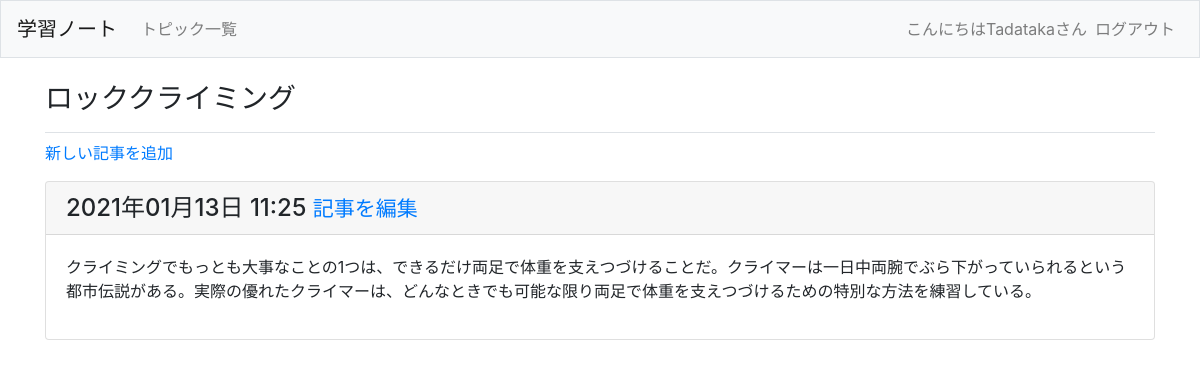
The page /topics/2/ (signed in) on the database its author committed.
### learning_logs/models.py (models this page shows, shortened)
class Topic(models.Model):#(p193)
    text = models.CharField(max_length=200)
    date_added = models.DateTimeField(auto_now_add=True)
    owner = models.ForeignKey(User, on_delete=models.CASCADE)#Userを外部キーとして関連付けた(p248)
    def __str__(self):
        return self.text

class Entry(models.Model):
    topic = models.ForeignKey(Topic, on_delete=models.CASCADE)#topicを外部キーとして関連付けた(p199)
    text = models.TextField()
    date_added = models.DateTimeField(auto_now_add=True)
    class Meta:
        verbose_name_plural = 'entries'

### learning_logs/views.py (the view)
# urls.py: path('topics/<int:topic_id>/', views.topic, name='topic'),#p216
@login_required#アクセス権追加(p247)
def topic(request, topic_id):
    topic = Topic.objects.get(id=topic_id)
    if topic.owner != request.user:
        raise Http404
    entries = topic.entry_set.order_by('-date_added')
    context = {'topic': topic, 'entries':entries}
    return render(request, 'learning_logs/topic.html', context)

### learning_logs/templates/learning_logs/topic.html
{% extends 'learning_logs/base.html' %}
{% block page_header %}
  <h3>{{ topic }}</h3>
{% endblock page_header %}
{% block content %}
  <p>
    <a href="{% url 'learning_logs:new_entry' topic.id %}">新しい記事を追加</a>
  </p>
  {% for entry in entries %}
    <div class="card mb-3">
      <h4 class="card-header">
        {{ entry.date_added|date:'Y年m月d日 H:i' }}
        <small><a href="{% url 'learning_logs:edit_entry' entry.id %}">
          記事を編集</a></small>
      </h4>
      <div class="card-body">
        {{ entry.text|linebreaks }}
      </div>
    </div>
  {% empty %}
    <p>このトピックにはまだ記事がありません。</p>
  {% endfor %}
{% endblock content %}

### learning_logs/templates/learning_logs/base.html (shortened to what this page needs)
{% load bootstrap4 %}
<!DOCTYPE html>
<html lang="ja">
<head>
    {% bootstrap_css %}
</head>
<body>
    <nav class="navbar navbar-expand-md navbar-light bg-light mb-4 border">
        <a class="navbar-brand" href="{% url 'learning_logs:index' %}">
            学習ノート
        </a>
        <div class="collapse navbar-collapse" id="navbarCollapse">
            <ul class="navbar-nav mr-auto">
                <li class="nav-item">
                    <a class="nav-link" href="{% url 'learning_logs:topics' %}">
                        トピック一覧
                    </a>
                </li>
            </ul>
            <ul class="navbar-nav ml-auto">
                {% if user.is_authenticated %}
                  <li class="nav-item">
                      <span class="navbar-text">こんにちは{{ user.username }}さん</span>
                  </li>
                  <li class="nav-item">
                      <a class="nav-link" href="{% url 'users:logout' %}">ログアウト</a>
                  </li>
                {% endif %}
            </ul>
        </div>
    </nav>
    <main role="main" class="container">
        <div class="pb-2 mb-2 border-bottom">
            {% block page_header %}{% endblock page_header %}
        </div>
        <div>
            {% block content %}{% endblock content %}
        </div>
    </main>
</body>
</html>

### rows shown on the page
Topic: text "ロッククライミング"
Entry: date_added "2021年01月13日 11:25", text "クライミングでもっとも大事なことの1つは、できるだけ両足で体重を支えつづけることだ。クライマーは一日中両腕でぶら下がっていられるという都市伝説がある。実際の優れたクライマーは、どんなときでも可能な限り両足で体重を支えつづけるための特別な方法を練習している。"

### other values the page prints
{{ user.username }} "Tadataka"
